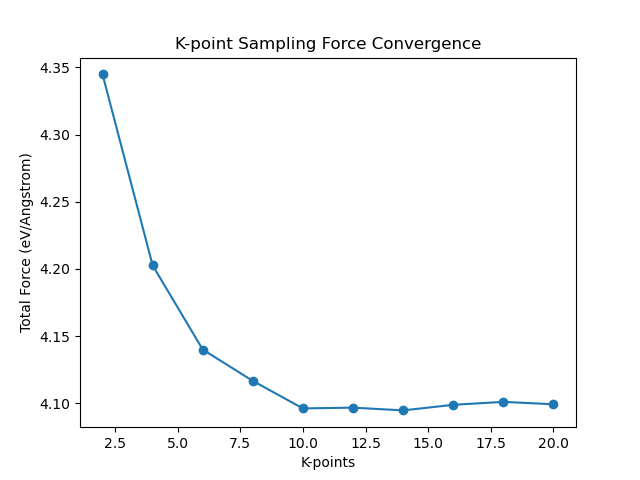

Recreate this plot in Python.
import os
from labutil.plugins.pwscf import run_qe_pwscf, PWscf_inparam, parse_qe_pwscf_output
from labutil.objects import Struc, Dir, ase2struc, Kpoints, PseudoPotential
from ase.spacegroup import crystal
from ase.io import write
import matplotlib.pyplot as plt
import time
import re


def parse_k_points_from_output(output_file_path):
    """
    Parse an output file to find the line with 'number of k points' and return the value.
    
    Args:
        output_file_path (str): Path to the output file
    
    Returns:
        int: The number of k points, or None if not found
    """
    try:
        with open(output_file_path, 'r') as file:
            for line in file:
                # Look for line containing "number of k points"
                if 'number of k points' in line.lower():
                    # Extract the number using regex
                    match = re.search(r'number of k points\s*[=:]\s*(\d+)', line, re.IGNORECASE)
                    if match:
                        return int(match.group(1))
                    # Alternative pattern in case the format is different
                    numbers = re.findall(r'\d+', line)
                    if numbers:
                        return int(numbers[-1])  # Return the last number found
        return None
    except FileNotFoundError:
        print(f"Error: File {output_file_path} not found")
        return None
    except Exception as e:
        print(f"Error reading file: {e}")
        return None




def make_struc(alat):
    """
    Creates the crystal structure using ASE.
    :param alat: Lattice parameter in angstrom
    :return: structure object converted from ase
    """
    # set primitive_cell=False if you want to create a simple cubic unit cell with 8 atoms
    gecell = crystal(
        "Ge",
        [(0, 0, 0)],
        spacegroup=227,
        cellpar=[alat, alat, alat, 90, 90, 90],
        primitive_cell=True,
    )
    #perturb the position of the atom slightly
    gecell.positions[0, 2] = gecell.positions[0, 2] + 0.05 * alat
    # check how your cell looks like
    # write('s.cif', gecell)
    structure = Struc(ase2struc(gecell))
    return structure


def compute_energy(alat, nk, ecut):
    """
    Make an input template and select potential and structure, and the path where to run
    """
    potname = "ge_lda_v1.4.uspp.F.UPF"
    pseudopath = os.environ["QE_POTENTIALS"]
    potpath = os.path.join(pseudopath, potname)
    pseudopots = {
        "Ge": PseudoPotential(
            name=potname, path=potpath, ptype="uspp", element="Ge", functional="LDA"
        )
    }
    struc = make_struc(alat=alat)
    kpts = Kpoints(gridsize=[nk, nk, nk], option="automatic", offset=False)
    script_dir = os.path.dirname(os.path.abspath(__file__))
    runpath = Dir(path=os.path.join(script_dir, f"k_{nk}"))
    input_params = PWscf_inparam(
        {
            "CONTROL": {
                "calculation": "scf",
                "pseudo_dir": pseudopath,
                "outdir": runpath.path,
                "tstress": True,
                "tprnfor": True,
                "disk_io": "none",
            },
            "SYSTEM": {
                "ecutwfc": ecut,
            },
            "ELECTRONS": {
                "diagonalization": "david",
                "mixing_beta": 0.5,
                "conv_thr": 1e-7,
            },
            "IONS": {},
            "CELL": {},
        }
    )

    output_file = run_qe_pwscf(
        runpath=runpath,
        struc=struc,
        pseudopots=pseudopots,
        params=input_params,
        kpoints=kpts,
    )
    output = parse_qe_pwscf_output(outfile=output_file)
    kpts = parse_k_points_from_output(output_file.path)
    output['k_points'] = kpts
    return output


def lattice_scan(nk):
    #params : ecut - cutoff radius
    nk = nk
    ecut = 30
    alat = 5.658

    #record time for each calculation
    a = time.time()
    output = compute_energy(alat=alat, ecut=ecut, nk=nk)
    b = time.time()
    time_ = b - a
    force = output["force"]
    kpts = output["k_points"]
    print(force)
    return force, time_, kpts



if __name__ == "__main__":
    # put here the function that you actually want to run
    nks = [2, 4, 6, 8, 10, 12, 14, 16, 18, 20]
    forces = []
    times = []
    kpoints = []
    for nk in nks:
        f, t, k = lattice_scan(nk)
        forces.append(f)
        times.append(t)
        kpoints.append(k)
    #create a table with cuts, energy in eV, energy in Ry, and difference with the last value, which we call E_true
    F_true = forces[-1]
    import pandas as pd

    data = {
        "K-points": nks,
        "Total Force (eV/Angstrom)": forces,
        "Convergence Level (eV/Angstrom), Total": [abs(f - F_true) for f in forces],
        "Time (s)": times,
        "Unique k": kpoints,
    }
    df = pd.DataFrame(data)
    df.to_csv('cutoff_convergence_results.csv', index=False)
    print(df)
    plt.plot(nks, forces, marker='o')
    plt.title('K-point Sampling Force Convergence')
    plt.xlabel('K-points')
    plt.ylabel('Total Force (eV/Angstrom)')
    plt.savefig('force_k.png')
    plt.show()
